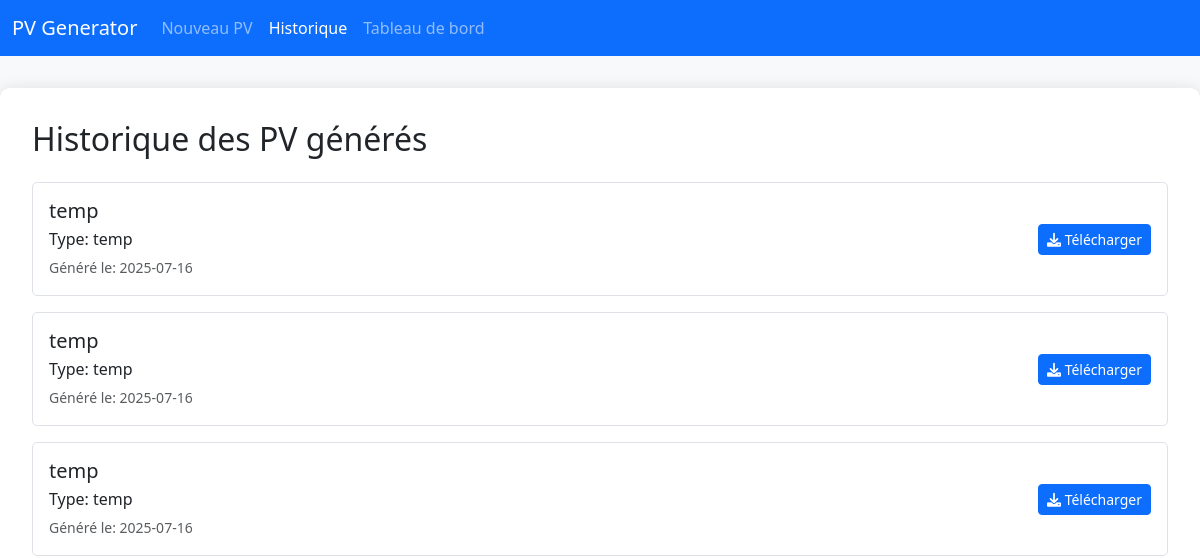
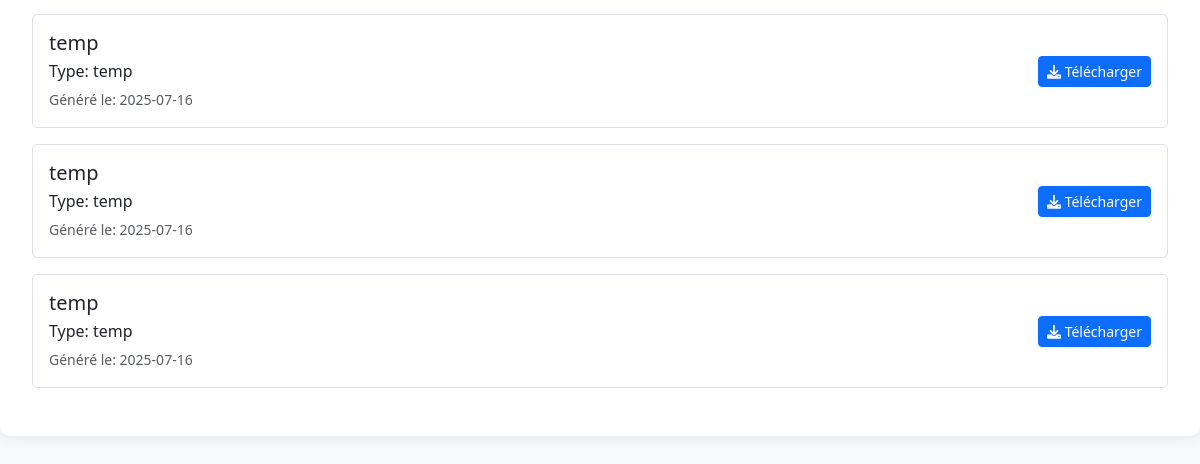
Before: /history (signed in) with the older database file (2 pictures, top to bottom).
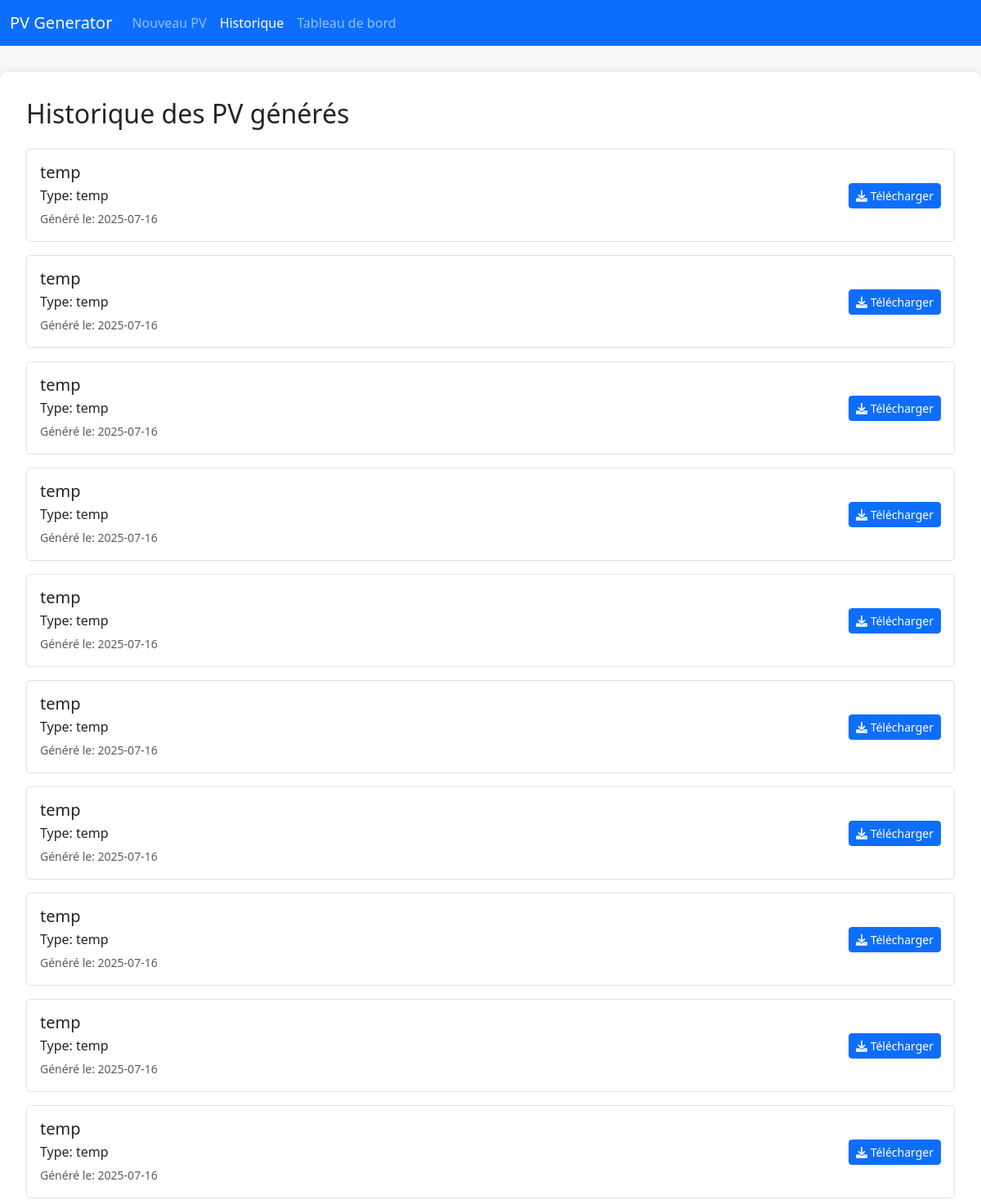
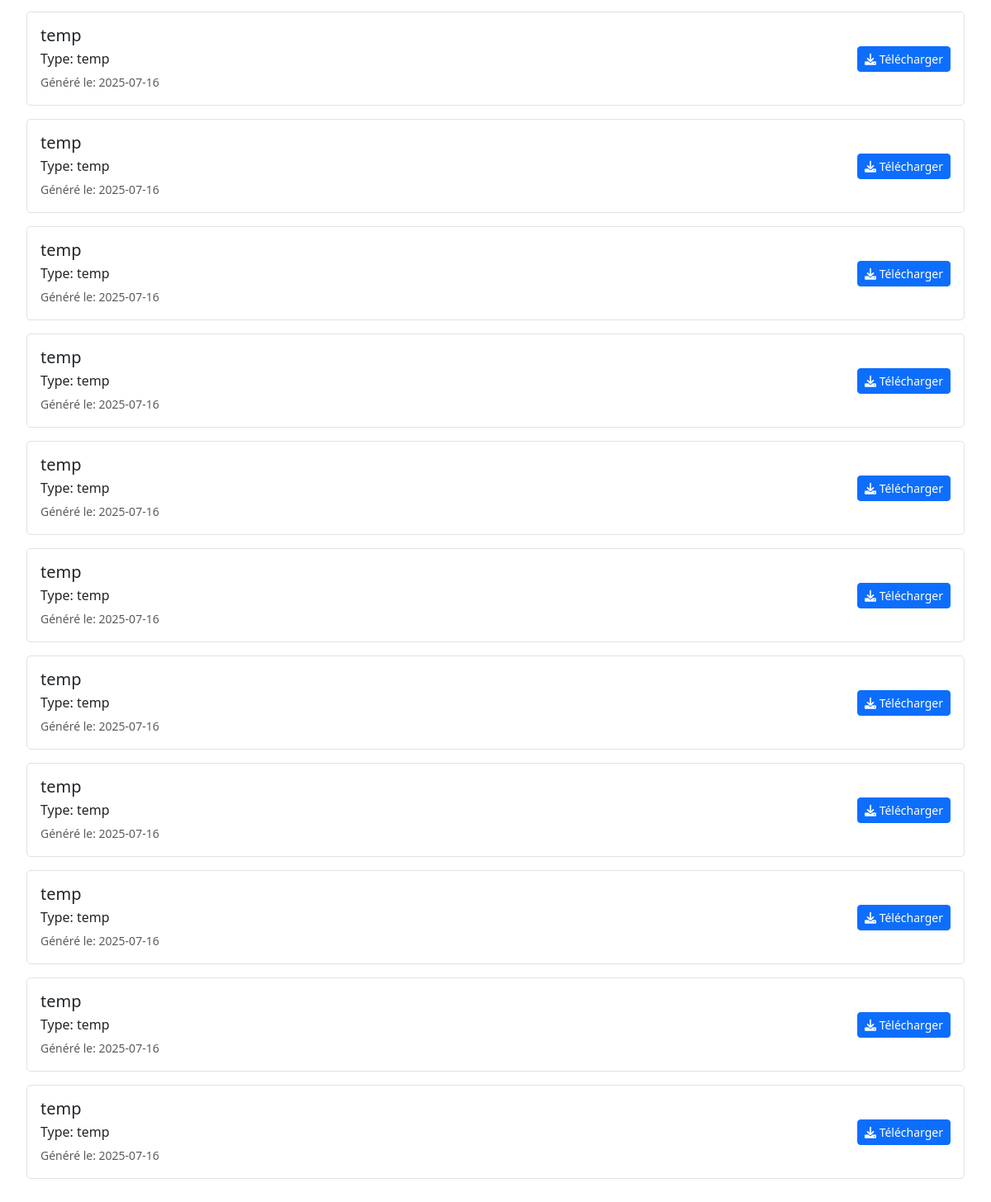
After: the same page with the newer database file (2 pictures, top to bottom).
### tables this page shows
CREATE TABLE pv_history
                 (id INTEGER PRIMARY KEY AUTOINCREMENT,
                  username TEXT NOT NULL,
                  date_creation TEXT NOT NULL,
                  type_societe TEXT NOT NULL,
                  nom_entreprise TEXT NOT NULL,
                  filename TEXT NOT NULL);

### app.py (the view)
@app.route('/history')
def history():
    if 'username' not in session:
        return redirect(url_for('login'))
    try:
        conn = sqlite3.connect(DB_PATH)
        c = conn.cursor()
        c.execute('SELECT date_creation, type_societe, nom_entreprise, filename FROM pv_history WHERE username = ? ORDER BY date_creation DESC',
                 (session['username'],))
        history = c.fetchall()
        conn.close()
        return render_template('history.html', history=history)
    except Exception as e:
        return render_template('history.html', error=str(e))

### templates/history.html (shortened to what this page needs)
<!DOCTYPE html>
<html lang="fr">
<head>
    <link href="https://cdn.jsdelivr.net/npm/bootstrap@5.3.0/dist/css/bootstrap.min.css" rel="stylesheet">
    <link href="https://cdn.jsdelivr.net/npm/@fortawesome/fontawesome-free@6.0.0/css/all.min.css" rel="stylesheet">
</head>
<body>
    <nav class="navbar navbar-expand-lg navbar-dark bg-primary">
        <div class="container-fluid">
            <a class="navbar-brand" href="/formulaire">PV Generator</a>
            <div class="collapse navbar-collapse" id="navbarNav">
                <ul class="navbar-nav">
                    <li class="nav-item">
                        <a class="nav-link" href="/formulaire">Nouveau PV</a>
                    </li>
                    <li class="nav-item">
                        <a class="nav-link active" href="/history">Historique</a>
                    </li>
                    <li class="nav-item">
                        <a class="nav-link" href="/dashboard">Tableau de bord</a>
                    </li>
                </ul>
            </div>
        </div>
    </nav>
    <div class="history-container">
        <h2 class="mb-4">Historique des PV générés</h2>
        {% if history %}
        <div class="list-group">
            {% for date, type, nom, filename in history %}
            <div class="history-item d-flex justify-content-between align-items-center">
                <div>
                    <h5 class="mb-1">{{ nom }}</h5>
                    <p class="mb-1">Type: {{ type }}</p>
                    <small class="text-muted">Généré le: {{ date }}</small>
                </div>
                <div class="btn-group">
                    <a href="/pv/{{ filename }}" class="btn btn-primary btn-sm">
                        <i class="fas fa-download"></i> Télécharger
                    </a>
                </div>
            </div>
            {% endfor %}
        </div>
        {% else %}
        <p class="text-center text-muted">Aucun PV généré pour le moment.</p>
        {% endif %}
    </div>
</body>
</html>

### templates/history.html (style rules this page uses)
body { background-color: #f8f9fa; }
.history-container { max-width: 1200px; margin: 2rem auto; padding: 2rem; background: white; border-radius: 10px; box-shadow: 0 0 15px rgba(0,0,0,0.1); }
.history-item { padding: 1rem; margin-bottom: 1rem; border: 1px solid #dee2e6; border-radius: 5px; transition: all 0.3s ease; }

Changed rows visible on the page:
added pv_history: nom_entreprise "temp", type_societe "temp", date_creation "2025-07-16"
added pv_history: nom_entreprise "temp", type_societe "temp", date_creation "2025-07-16"
added pv_history: nom_entreprise "temp", type_societe "temp", date_creation "2025-07-16"
added pv_history: nom_entreprise "temp", type_societe "temp", date_creation "2025-07-16"
added pv_history: nom_entreprise "temp", type_societe "temp", date_creation "2025-07-16"
added pv_history: nom_entreprise "temp", type_societe "temp", date_creation "2025-07-16"
added pv_history: nom_entreprise "temp", type_societe "temp", date_creation "2025-07-16"
added pv_history: nom_entreprise "temp", type_societe "temp", date_creation "2025-07-16"
added pv_history: nom_entreprise "temp", type_societe "temp", date_creation "2025-07-16"
added pv_history: nom_entreprise "temp", type_societe "temp", date_creation "2025-07-16"
added pv_history: nom_entreprise "temp", type_societe "temp", date_creation "2025-07-16"
added pv_history: nom_entreprise "temp", type_societe "temp", date_creation "2025-07-16"
added pv_history: nom_entreprise "temp", type_societe "temp", date_creation "2025-07-16"
added pv_history: nom_entreprise "temp", type_societe "temp", date_creation "2025-07-16"
added pv_history: nom_entreprise "temp", type_societe "temp", date_creation "2025-07-16"
